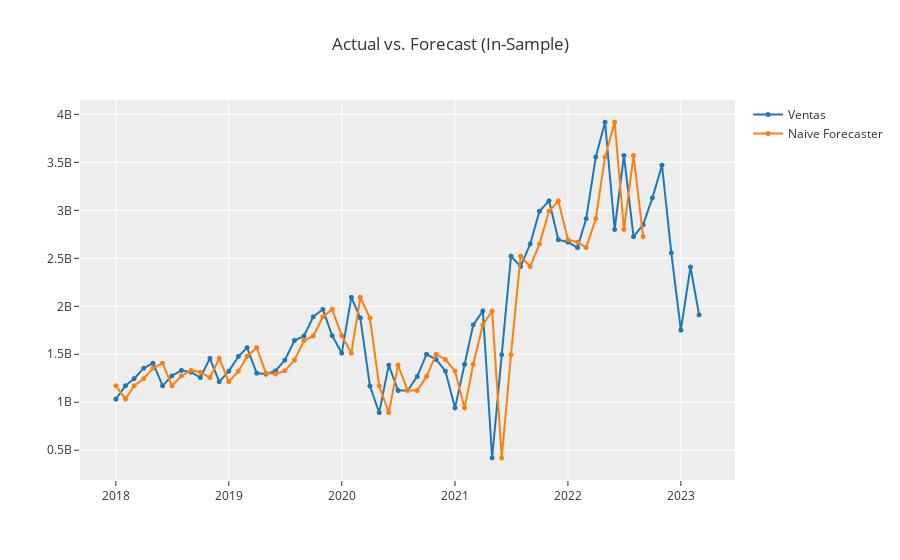

The cell this chart's notebook holds for it:
### Code cell
plot_model(best, plot = 'insample')
